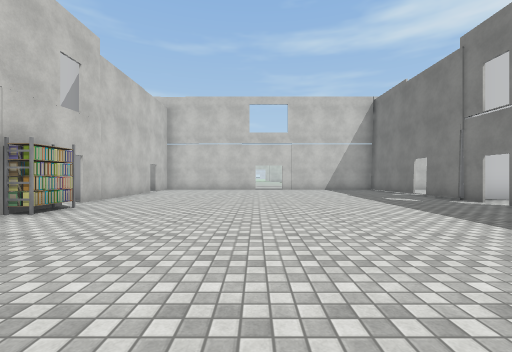
View 1 (above)

14 first-person views from a walk through a 3-D level made in the Unity game engine. The camera is 1.3 m above the floor, looks level and sees 90° across. Doors are open. The floor is counted in squares, 2 m on a side. Each view is taken from the middle of a square. On the plan, view 1 faces up. The plan holds only what a view shows up to about 9 squares ahead; the rest is blank. The place goes on beyond the plan. The player character is not drawn. Some surface patterns are stand-ins.

View 2
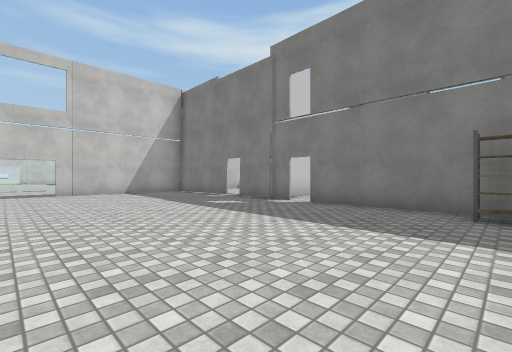

View 3
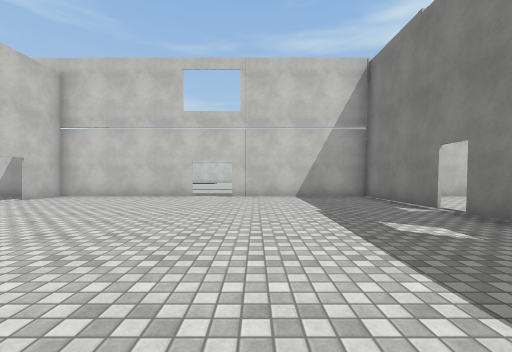

View 4
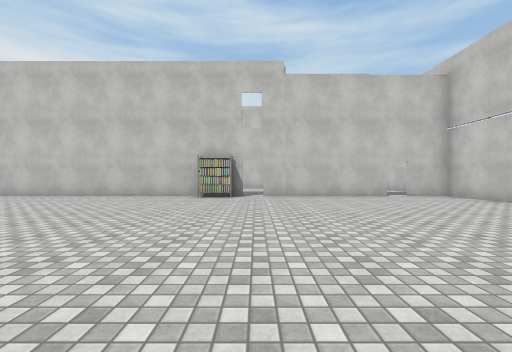

View 5
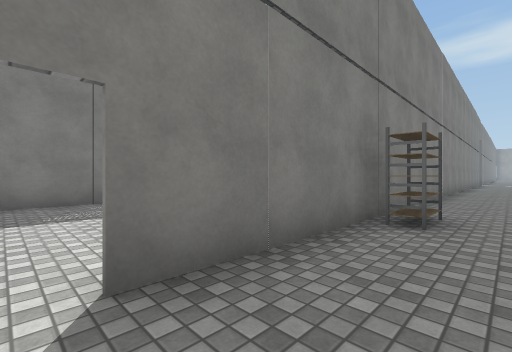

View 6
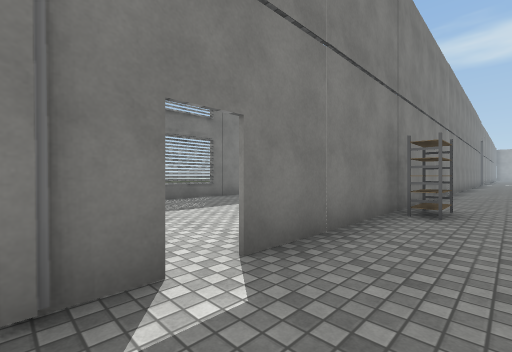

View 7
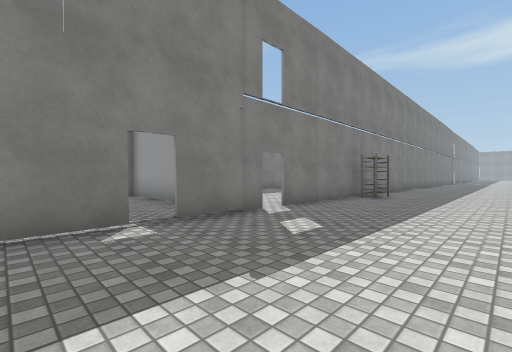

View 8
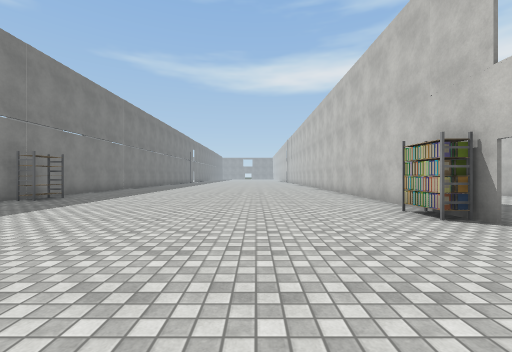

View 9
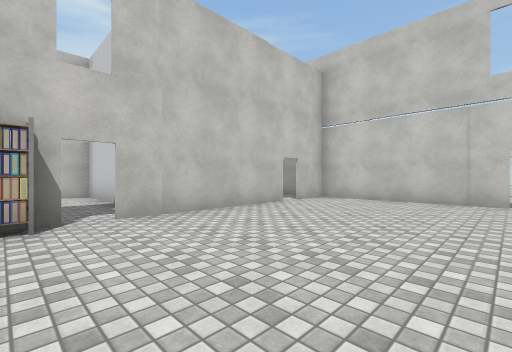

View 10
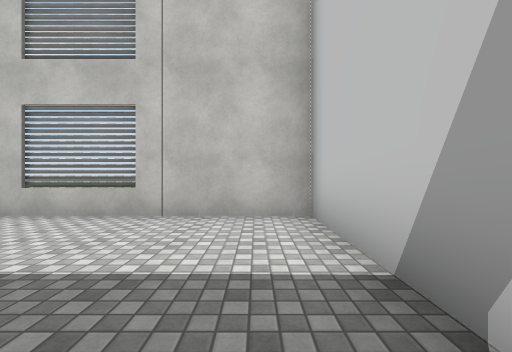

View 11
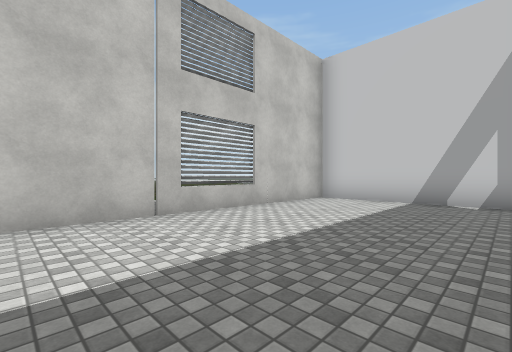

View 12
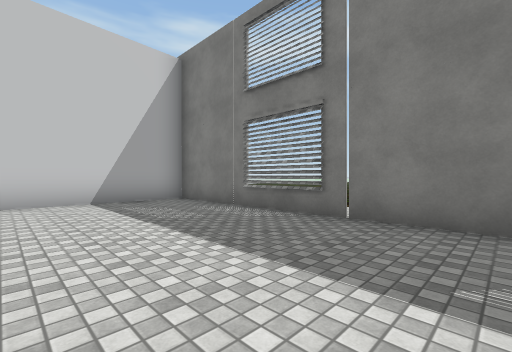

View 13
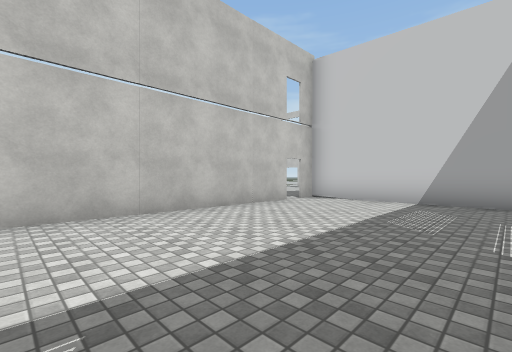

View 14
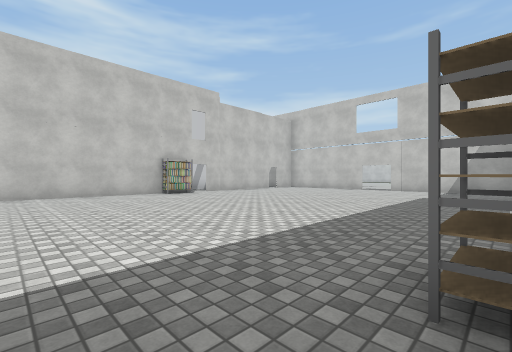

### Floor plan
Points are (right, up) in squares from view 1. A wall is a line through its corners. A room is listed if a view was taken in it or the views show most of it. See-through windows are left out.
Room 1 (views 1, 2, 3, 4, 5, 6, 7, 8, 9, 14)
walls: (5.5, 6.2) (5.6, 8.3); (-4.2, 3.6) (-4.2, -0.5); (5.6, 8.8) (5.6, 12.1) (1.2, 12.1); (0, 12.1) (-4.2, 12.1) (-4.2, 10.8); (5.5, -0.6) (5.5, 5.7); (-4.2, 10.2) (-4.2, 6.1)
ways out: open door at (-4, 6) to room 2; open door at (6, 6) to room 3; open door at (-4, 10.5); open door at (0.5, 12); open door at (5.3, 8.3)
objects: rack (-4, 4) to (-4, 5); rack (5, 2)
Room 2 (views 10, 11)
walls: (-4.6, 6.9) (-9.1, 6.9) (-9.1, 0)
ways out: open door at (-4, 6) to room 1
Room 3 (views 12, 13)
walls: (5.6, 5.6) (5.6, 0); (10.8, 0) (10.8, 6.9) (5.6, 6.9) (5.6, 6.2)
ways out: open door at (6, 6) to room 1

Positions as (right, up) in squares from view 1, and headings:
1: (0, 0), facing up
2: (0, 2), facing up-right
3: (2, 4), facing up
4: (4, 6), facing left
5: (4, 6), facing down-right
6: (4, 7), facing down-right
7: (2, 10), facing down-right
8: (-1, 9), facing down
9: (0, 5), facing up-left
10: (-5, 6), facing left
11: (-5, 0), facing up-left
12: (7, 0), facing up-right
13: (10, 0), facing up-left
14: (5, 0), facing up-left
